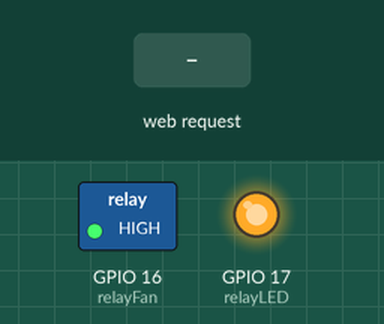
Simulated run of this sketch. Board: ESP32. Shown: switched loads named in the sketch (green lamp = pin HIGH), output pins drawn as LEDs (lit = HIGH). Inputs (shaded band) come from the test bench. What the sketch prints to the serial monitor is not drawn.

Above: at 1.2 s.
1.3 s: HTTP request GET /fan/on received
At 2.2 s:
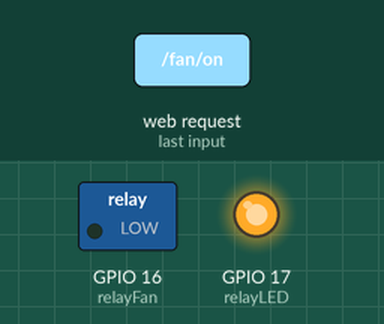
2.8 s: HTTP request GET /led/on received
At 3.3 s:
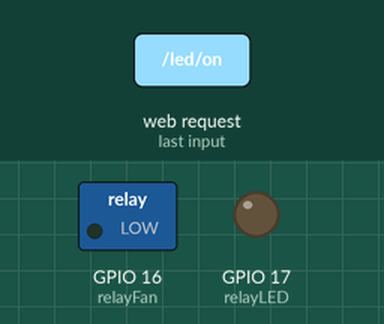
4.3 s: HTTP request GET /fan/off received
At 5.5 s:
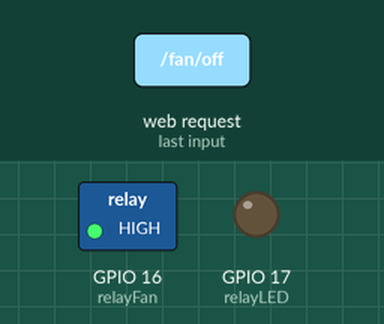
5.8 s: HTTP request GET /led/off received
At 6.8 s:
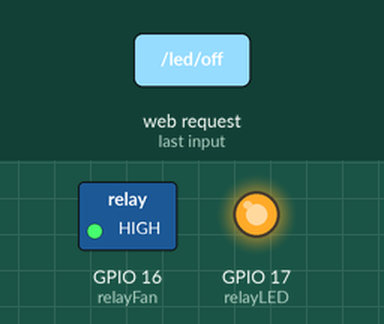
Timing chart, 0 to 8.3 s (numbered marks = the images above; inputs shaded):
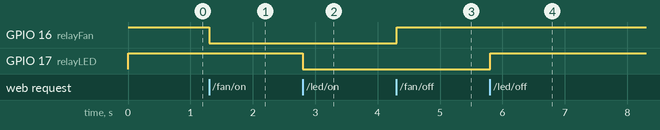

The sketch:

HomeAutomation_ESP32.ino
```cpp
/*
  ESP32 Wi-Fi Home Automation
  ---------------------------------------------------------------
  Controls a fan and a light (LED) through a 2-channel relay module
  from any phone or laptop, using a web page served by the ESP32.

  Author   : Mohammad Ullah
  Dept.    : Electrical and Electronic Engineering (EEE), RUET, Bangladesh
  GitHub   : https://github.com/mohammadullah2eee/home-automation
  Portfolio: https://mohammadullah2eee.github.io

  How to use
    1. Upload this sketch to an ESP32 board (Arduino IDE, board "ESP32 Dev Module").
    2. Join the Wi-Fi network named in "ssid" below.
    3. Open http://192.168.4.1 in a browser and press ON / OFF.

  Wiring
    GPIO16 -> relay IN1 (fan)      GPIO17 -> relay IN2 (light)
    Relay module VCC -> 5V, GND -> GND.  The relay module is active-LOW.

  Step-by-step guide and wiring diagram: see README.md and BUILD_GUIDE.md
  in the GitHub repository above. Feel free to learn from this project.
  Please keep this header when you share or modify the code.

  Safety: test with low-voltage loads first. Mains voltage can kill.
*/

#include <WiFi.h>

const char* ssid = "ESP_HomeAutomation";
const char* password = "";   // empty = open network. Use at least 8 characters for a password.

WiFiServer server(80);
String header;

// Relay pins
const int relayFan = 16;
const int relayLED = 17;

String stateFan = "off";
String stateLED = "off";

void setup() {
  Serial.begin(115200);

  pinMode(relayFan, OUTPUT);
  pinMode(relayLED, OUTPUT);

  digitalWrite(relayFan, HIGH);
  digitalWrite(relayLED, HIGH);

  WiFi.softAP(ssid, password);

  Serial.println(WiFi.softAPIP());

  server.begin();
}

void loop() {
  WiFiClient client = server.available();

  if (client) {
    String currentLine = "";
    header = "";

    while (client.connected()) {
      if (client.available()) {
        char c = client.read();
        header += c;

        if (c == '\n') {
          if (currentLine.length() == 0) {

            client.println("HTTP/1.1 200 OK");
            client.println("Content-type:text/html");
            client.println();

            // FAN CONTROL
            if (header.indexOf("GET /fan/on") >= 0) {
              digitalWrite(relayFan, LOW);
              stateFan = "on";
            }
            else if (header.indexOf("GET /fan/off") >= 0) {
              digitalWrite(relayFan, HIGH);
              stateFan = "off";
            }

            // LED CONTROL
            if (header.indexOf("GET /led/on") >= 0) {
              digitalWrite(relayLED, LOW);
              stateLED = "on";
            }
            else if (header.indexOf("GET /led/off") >= 0) {
              digitalWrite(relayLED, HIGH);
              stateLED = "off";
            }

            // HTML PAGE
            client.println("<!DOCTYPE html><html>");
            client.println("<head>");
            client.println("<meta name=\"viewport\" content=\"width=device-width, initial-scale=1\">");

            client.println("<style>");
            client.println("body { font-family: Arial; text-align: center; background: #0f172a; color: white; margin:0; }");
            client.println(".container { display:flex; flex-direction:column; justify-content:center; align-items:center; height:100vh; }");
            client.println(".card { background:#1e293b; padding:20px; border-radius:15px; margin:10px; width:250px; }");
            client.println(".button { padding:15px 30px; font-size:20px; border:none; border-radius:10px; cursor:pointer; color:white; }");
            client.println(".on { background:#22c55e; }");
            client.println(".off { background:#ef4444; }");
            client.println("</style></head>");

            client.println("<body>");
            client.println("<div class=\"container\">");
            client.println("<h1>ESP32 Smart Control</h1>");

            // FAN UI
            client.println("<div class=\"card\"><h3>Fan</h3>");
            if (stateFan.equals("off")) {
              client.println("<a href=\"/fan/on\"><button class=\"button on\">ON</button></a>");
            } else {
              client.println("<a href=\"/fan/off\"><button class=\"button off\">OFF</button></a>");
            }
            client.println("</div>");

            // LED UI
            client.println("<div class=\"card\"><h3>LED</h3>");
            if (stateLED.equals("off")) {
              client.println("<a href=\"/led/on\"><button class=\"button on\">ON</button></a>");
            } else {
              client.println("<a href=\"/led/off\"><button class=\"button off\">OFF</button></a>");
            }
            client.println("</div>");

            client.println("</div></body></html>");

            break;
          }
          else {
            currentLine = "";
          }
        }
        else if (c != '\r') {
          currentLine += c;
        }
      }
    }
    client.stop();
  }
}
```

Measured:
- after the input at 1.3 s, GPIO 16 (relayFan): HIGH → LOW at once
- after the input at 2.8 s, GPIO 17 (relayLED): HIGH → LOW at once
- after the input at 4.3 s, GPIO 16 (relayFan): LOW → HIGH at once
- after the input at 5.8 s, GPIO 17 (relayLED): LOW → HIGH at once
